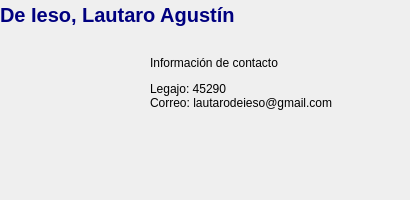
          <widget class="QWidget" name="page_9">
           <widget class="QFrame" name="frame_10">
            <property name="geometry">
             <rect>
              <x>0</x>
              <y>0</y>
              <width>401</width>
              <height>191</height>
             </rect>
            </property>
            <property name="frameShape">
             <enum>QFrame::NoFrame</enum>
            </property>
            <property name="frameShadow">
             <enum>QFrame::Raised</enum>
            </property>
            <widget class="QLabel" name="label_61">
             <property name="geometry">
              <rect>
               <x>0</x>
               <y>0</y>
               <width>261</width>
               <height>31</height>
              </rect>
             </property>
             <property name="font">
              <font>
               <family>MS Sans Serif</family>
               <pointsize>15</pointsize>
               <weight>75</weight>
               <italic>false</italic>
               <bold>true</bold>
              </font>
             </property>
             <property name="text">
              <string>&lt;html&gt;&lt;head/&gt;&lt;body&gt;&lt;p&gt;&lt;span style=&quot; color:#00007f;&quot;&gt;De Ieso, Lautaro Agustín&lt;/span&gt;&lt;/p&gt;&lt;/body&gt;&lt;/html&gt;</string>
             </property>
            </widget>
            <widget class="QLabel" name="label_62">
             <property name="geometry">
              <rect>
               <x>150</x>
               <y>40</y>
               <width>241</width>
               <height>101</height>
              </rect>
             </property>
             <property name="text">
              <string>&lt;html&gt;&lt;head/&gt;&lt;body&gt;&lt;p&gt;Información de contacto&lt;/p&gt;&lt;p&gt;Legajo: 45290&lt;br/&gt;Correo: lautarodeieso@gmail.com&lt;br/&gt;&lt;/p&gt;&lt;/body&gt;&lt;/html&gt;</string>
             </property>
             <property name="scaledContents">
              <bool>false</bool>
             </property>
             <property name="wordWrap">
              <bool>true</bool>
             </property>
            </widget>
            <widget class="QLabel" name="label_63">
             <property name="geometry">
              <rect>
               <x>10</x>
               <y>30</y>
               <width>121</width>
               <height>151</height>
              </rect>
             </property>
             <property name="text">
              <string/>
             </property>
             <property name="pixmap">
              <pixmap>Logo/Lautaro.jpeg</pixmap>
             </property>
             <property name="scaledContents">
              <bool>true</bool>
             </property>
            </widget>
           </widget>
          </widget>
